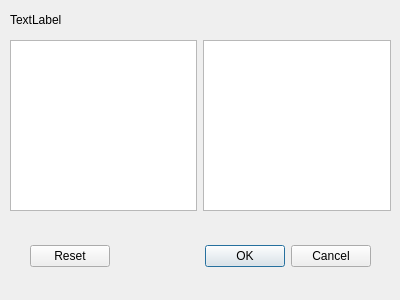
<?xml version="1.0" encoding="UTF-8"?>
<ui version="4.0">
 <class>TeamWorkEditDialog</class>
 <widget class="QDialog" name="TeamWorkEditDialog">
  <property name="geometry">
   <rect>
    <x>0</x>
    <y>0</y>
    <width>400</width>
    <height>300</height>
   </rect>
  </property>
  <property name="windowTitle">
   <string>Dialog</string>
  </property>
  <widget class="QDialogButtonBox" name="buttonBox">
   <property name="geometry">
    <rect>
     <x>30</x>
     <y>240</y>
     <width>341</width>
     <height>32</height>
    </rect>
   </property>
   <property name="orientation">
    <enum>Qt::Horizontal</enum>
   </property>
   <property name="standardButtons">
    <set>QDialogButtonBox::Cancel|QDialogButtonBox::Ok|QDialogButtonBox::Reset</set>
   </property>
  </widget>
  <widget class="QWidget" name="horizontalLayoutWidget">
   <property name="geometry">
    <rect>
     <x>10</x>
     <y>40</y>
     <width>381</width>
     <height>171</height>
    </rect>
   </property>
   <layout class="QHBoxLayout" name="horizontalLayout">
    <item>
     <widget class="QListWidget" name="lstSegments">
      <property name="selectionMode">
       <enum>QAbstractItemView::MultiSelection</enum>
      </property>
      <property name="selectionBehavior">
       <enum>QAbstractItemView::SelectRows</enum>
      </property>
     </widget>
    </item>
    <item>
     <widget class="QListWidget" name="lstSideworks">
      <property name="dragEnabled">
       <bool>false</bool>
      </property>
      <property name="selectionMode">
       <enum>QAbstractItemView::MultiSelection</enum>
      </property>
      <property name="selectionBehavior">
       <enum>QAbstractItemView::SelectRows</enum>
      </property>
     </widget>
    </item>
   </layout>
  </widget>
  <widget class="QLabel" name="lblTeamLineDate">
   <property name="geometry">
    <rect>
     <x>10</x>
     <y>10</y>
     <width>381</width>
     <height>20</height>
    </rect>
   </property>
   <property name="text">
    <string>TextLabel</string>
   </property>
  </widget>
 </widget>
 <resources/>
 <connections>
  <connection>
   <sender>buttonBox</sender>
   <signal>accepted()</signal>
   <receiver>TeamWorkEditDialog</receiver>
   <slot>accept()</slot>
   <hints>
    <hint type="sourcelabel">
     <x>248</x>
     <y>254</y>
    </hint>
    <hint type="destinationlabel">
     <x>157</x>
     <y>274</y>
    </hint>
   </hints>
  </connection>
  <connection>
   <sender>buttonBox</sender>
   <signal>rejected()</signal>
   <receiver>TeamWorkEditDialog</receiver>
   <slot>reject()</slot>
   <hints>
    <hint type="sourcelabel">
     <x>316</x>
     <y>260</y>
    </hint>
    <hint type="destinationlabel">
     <x>286</x>
     <y>274</y>
    </hint>
   </hints>
  </connection>
 </connections>
</ui>
